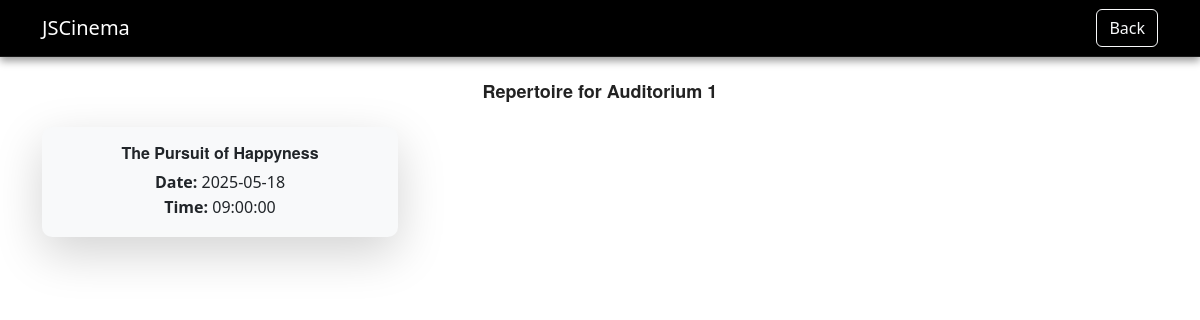
The page /auditorium.php?id=1 (signed in) on the database its author committed.
### tables this page shows
CREATE TABLE `auditoriums` (
  `id` int(11) NOT NULL,
  `name` varchar(100) NOT NULL,
  `total_seats` int(11) NOT NULL,
  `created_at` timestamp NOT NULL DEFAULT current_timestamp()
);

CREATE TABLE `screenings` (
  `id` int(11) NOT NULL,
  `movie_id` int(11) NOT NULL,
  `screening_date` date NOT NULL,
  `start_time` time NOT NULL,
  `auditorium_id` int(11) DEFAULT NULL
);

CREATE TABLE `movies` (
  `id` int(11) NOT NULL,
  `name` varchar(255) NOT NULL,
  `description` text DEFAULT NULL,
  `stars` decimal(3,1) DEFAULT NULL CHECK (`stars` between 0 and 10),
  `author` varchar(255) DEFAULT NULL,
  `video` varchar(255) DEFAULT NULL,
  `movie_duration` int(11) DEFAULT NULL CHECK (`movie_duration` > 0),
  `plays` text DEFAULT NULL,
  `status` varchar(255) DEFAULT NULL,
  `coming_date` date DEFAULT NULL,
  `end_date` date DEFAULT NULL,
  `created_at` timestamp NOT NULL DEFAULT current_timestamp(),
  `updated_at` timestamp NOT NULL DEFAULT current_timestamp() ON UPDATE current_timestamp()
);

### auditorium.php (the view, shortened to what this page needs)
<?php
require 'db_connection.php';
$auditorium_id = intval($_GET['id']);
$auditorium_query = $conn->prepare("SELECT name FROM auditoriums WHERE id = ?");
$auditorium_query->bind_param("i", $auditorium_id);
$auditorium_query->execute();
$auditorium_result = $auditorium_query->get_result();
$auditorium = $auditorium_result->fetch_assoc();
$screenings_query = $conn->prepare("
    SELECT s.id, m.name AS movie_name, s.screening_date, s.start_time
    FROM screenings s
    JOIN movies m ON s.movie_id = m.id
    WHERE s.auditorium_id = ? AND s.screening_date >= CURDATE()
    ORDER BY s.screening_date, s.start_time
");
$screenings_query->bind_param("i", $auditorium_id);
$screenings_query->execute();
$screenings = $screenings_query->get_result();
?>
<!DOCTYPE html>
<html lang="pl">
<head>
    <link href="https://cdn.jsdelivr.net/npm/bootstrap@5.3.3/dist/css/bootstrap.min.css" rel="stylesheet">
    <link rel="stylesheet" href="style.css">
</head>
<body>
<nav class="navbar navbar-dark bg-dark">
    <div class="container">
        <a class="navbar-brand" href="index.php">JSCinema</a>
        <a href="auditorium_repertuar.php" class="btn btn-outline-light">Back</a>
    </div>
</nav>
<div class="container mt-4">
    <div class="text-center mb-4">
        <h2 class="fw-bold">Repertoire for <?php echo htmlspecialchars($auditorium['name']); ?></h2>
    </div>
    <div class="row">
        <?php while ($row = $screenings->fetch_assoc()): ?>
            <div class="col-md-4 mb-3">
                <div class="card auditorium-card border-0 shadow-lg">
                    <div class="card-body text-center">
                        <h5 class="card-title fw-bold"><?php echo htmlspecialchars($row['movie_name']); ?></h5>
                        <p class="card-text">
                            <strong>Date:</strong> <?php echo $row['screening_date']; ?><br>
                            <strong>Time:</strong> <?php echo $row['start_time']; ?>
                        </p>
                    </div>
                </div>
            </div>
        <?php endwhile; ?>
    </div>
</div>
</body>
</html>

### rows shown on the page
auditoriums: name "Auditorium 1"
screenings: movie.name "The Pursuit of Happyness", screening_date "2025-05-18", start_time "09:00:00"
